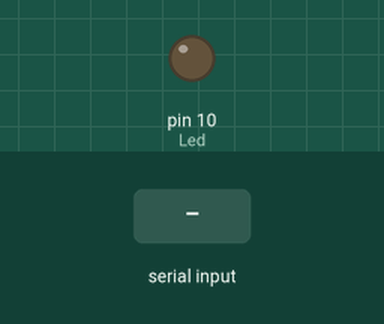
This sketch was run on a simulated Arduino Uno, built with avr-gcc and run on an emulated ATmega328P. Shown: output pins drawn as LEDs (lit = HIGH). The test bench sets the inputs (shaded band).

Above: at 1.2 s.
1.3 s: "1" received over Serial
At 2.2 s:
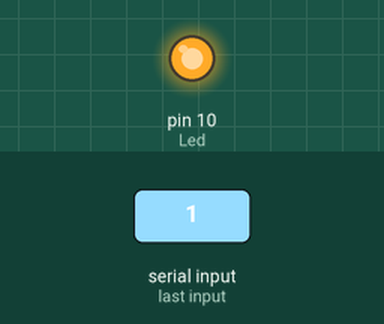
2.8 s: "0" received over Serial
At 3.3 s:
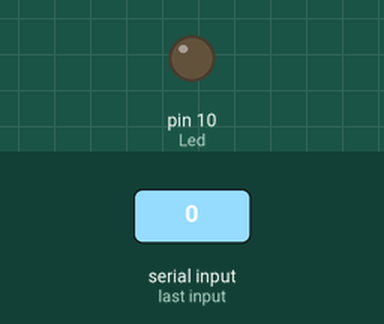
Timing chart, 0 to 5.8 s (numbered marks = the images above; inputs shaded):
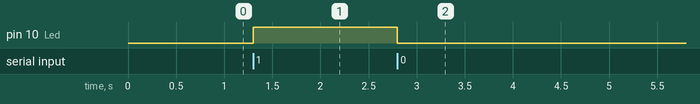

Measured:
- after the input at 1.3 s, pin 10 (Led): LOW → HIGH at once
- after the input at 2.8 s, pin 10 (Led): HIGH → LOW at once

The sketch:

arduino.ino
```cpp
int Led = 10;

void setup() {
  Serial.begin(9600);
  pinMode(Led, OUTPUT);
}

void loop() {
  if (Serial.available()) {
    char c = Serial.read();
    if (c == '0') {
      digitalWrite(Led, LOW);
    }
    else if (c == '1') {
      digitalWrite(Led, HIGH);
    }
  }
}
```
